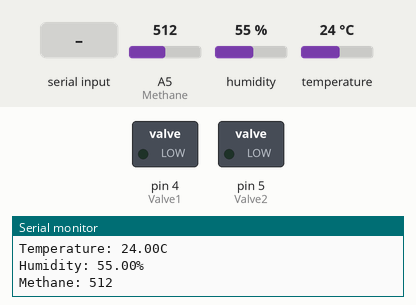
Simulated run of this sketch. Board: Arduino Uno, built with avr-gcc and run on an emulated ATmega328P. Shown: switched loads named in the sketch (green lamp = pin HIGH), the last lines printed to the serial monitor. Inputs (shaded band) come from the test bench; at power-on: A5 (Methane) = 512, humidity 55 %, temperature 24 °C.

Above: at 3.0 s.
3.1 s: "b" received over Serial
At 10.2 s:
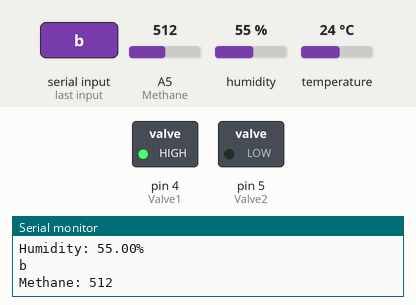
10.5 s: "d" received over Serial
At 16.5 s:
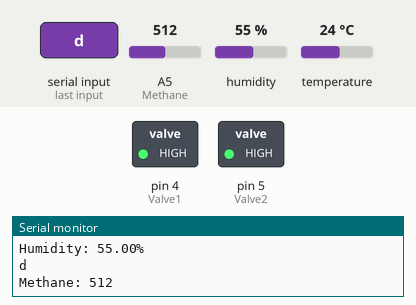
17.5 s: "a" received over Serial
At 23.9 s:
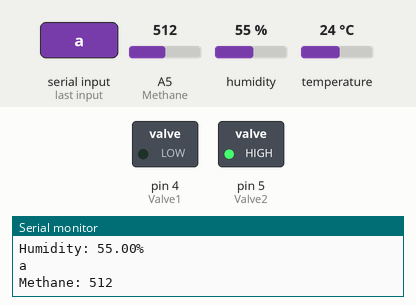
Timing chart, 0 to 25.4 s (numbered marks = the images above; inputs shaded):
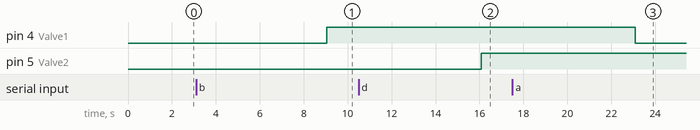

The sketch:

sketch_dec18a.ino
```cpp
#include "DHT.h"

// Define the pin for the DHT sensor
#define DHTPIN 2
// Define the type of DHT sensor (DHT11 in this case)
#define DHTTYPE DHT11

// Create an instance of the DHT sensor
DHT dht(DHTPIN, DHTTYPE);

// Define pin for the methane sensor
int Methane = A5;
// Threshold value for methane sensor
int sensorThres = 400;

// Define pins for the valves
int Valve1 = 4;
int Valve2 = 5;

void setup() {
    // Initialize serial communication
    Serial.begin(9600);

    // Initialize the DHT sensor
    dht.begin();

    // Set pin modes for methane sensor and valves
    pinMode(Methane, INPUT);
    pinMode(Valve1, OUTPUT);
    pinMode(Valve2, OUTPUT);
}

void loop() {
    // Delay for 2 seconds
    delay(2000);

    // Read temperature and humidity from DHT sensor
    float temperature = dht.readTemperature();
    float humidity = dht.readHumidity();

    // Check if the reading is valid
    if (isnan(temperature) || isnan(humidity)) {
        Serial.println(F("Failed to read from DHT sensor!"));
        return;
    }

    // Print temperature
    Serial.print(F("Temperature: "));
    Serial.print(temperature);
    Serial.println(F("C"));

    // Print humidity
    Serial.print(F("Humidity: "));
    Serial.print(humidity);
    Serial.println(F("%"));

    // Read a character from serial input
    if (Serial.available() > 0) {
        char data = Serial.read();
        switch (data) {
            // Control Valve1
            case 'a': digitalWrite(Valve1, LOW); break;
            case 'b': digitalWrite(Valve1, HIGH); break;
            // Control Valve2
            case 'c': digitalWrite(Valve2, LOW); break;
            case 'd': digitalWrite(Valve2, HIGH); break;
            default: break;
        }
        Serial.println(data);
    }

    // Read methane sensor value
    int analogSensor = analogRead(Methane);
    Serial.print(F("Methane: "));
    Serial.println(analogSensor);

    // Delay for 5 seconds
    delay(5000);
}
```

Measured:
- after the input at 3.1 s, pin 4 (Valve1): LOW → HIGH after 5.9 s
- after the input at 10.5 s, pin 5 (Valve2): LOW → HIGH after 5.6 s
- after the input at 17.5 s, pin 4 (Valve1): HIGH → LOW after 5.6 s
